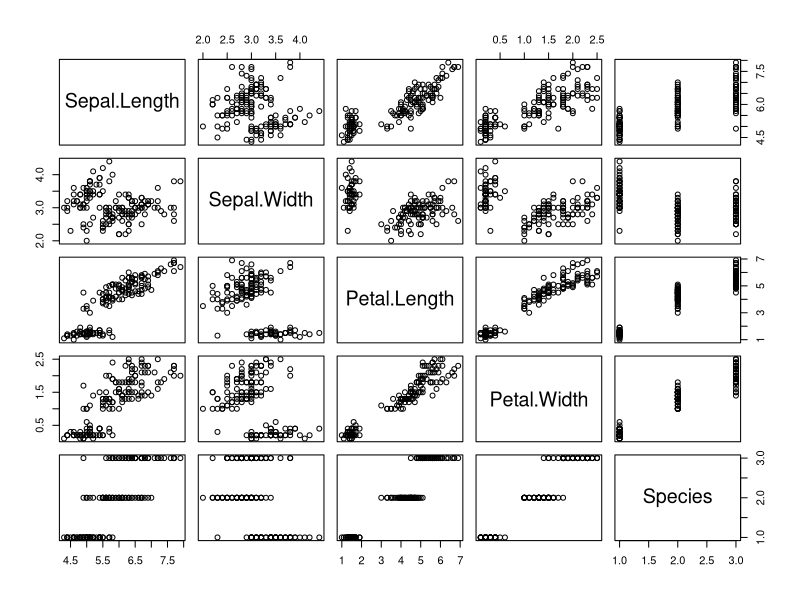
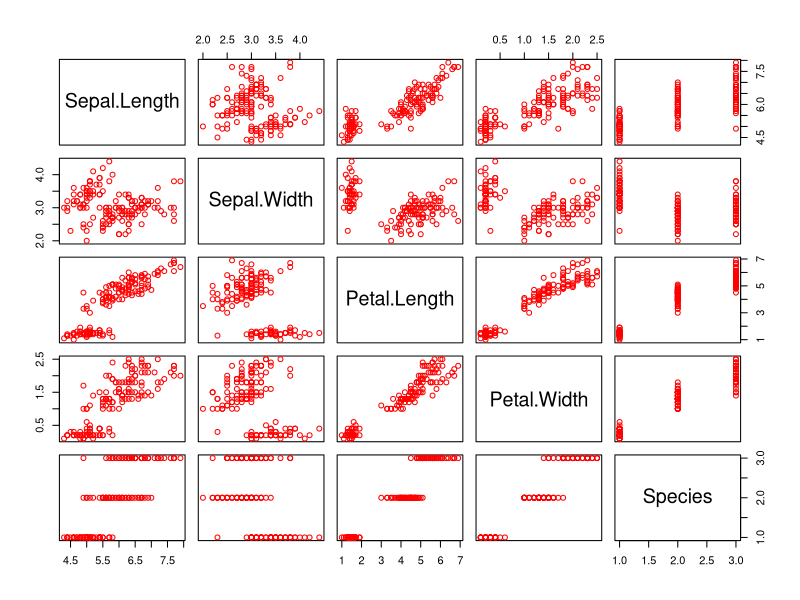
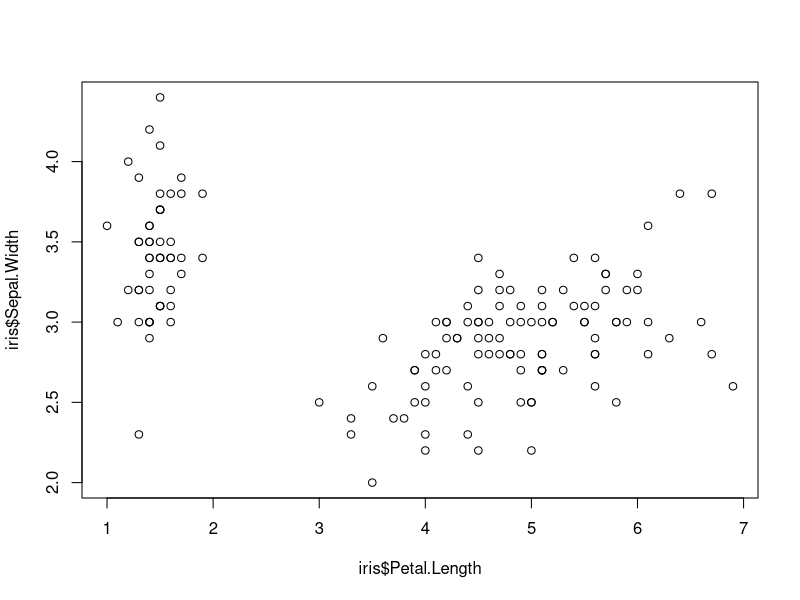
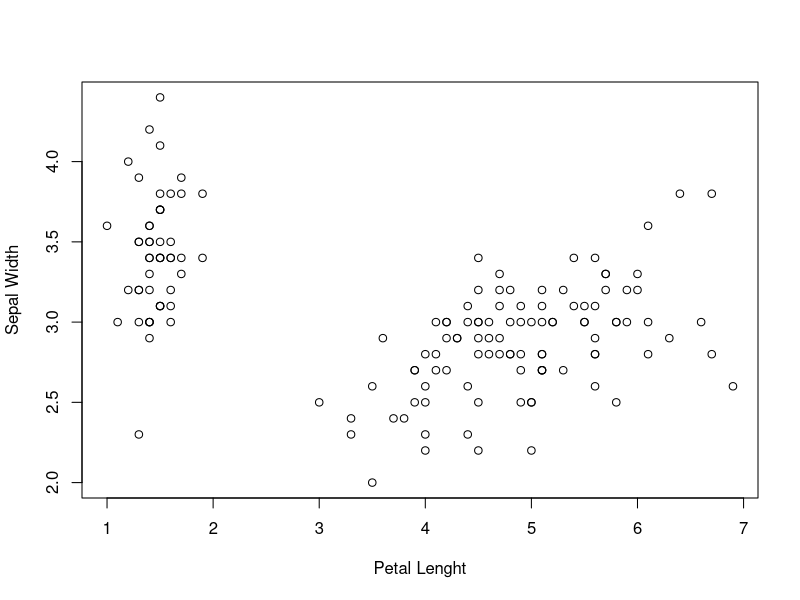
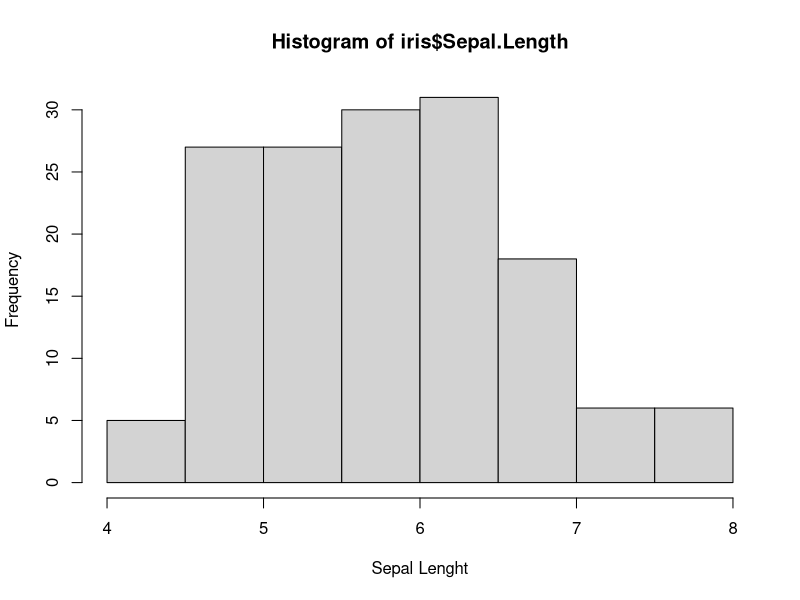
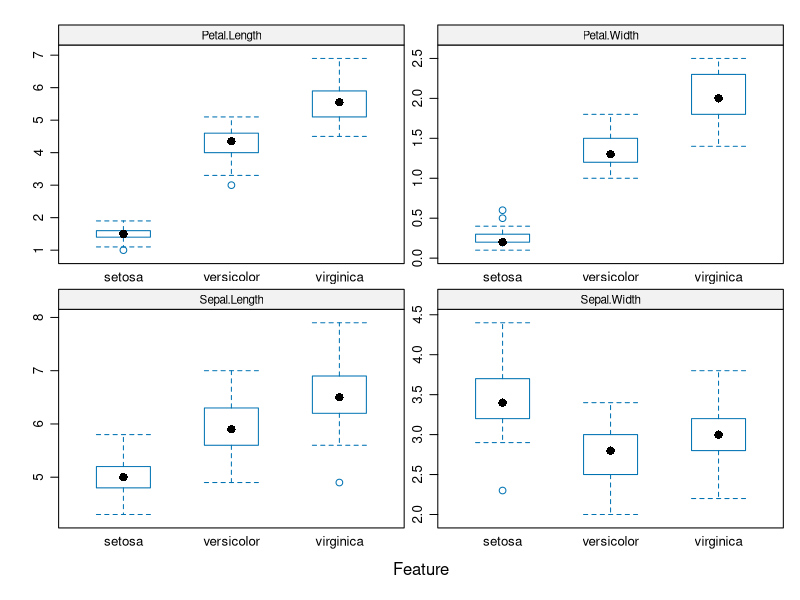

Generate these figures, in order, with R:
library(datasets)
data(iris)
View(iris)

#install.packages("RCurl")
#library(RCurl)
#iris <- read.csv(text = getURL("https://raw.githubusercontent.com/baka120y/R-code/main/iris.csv"))


# install.packages("openssl")

#show first 4 and last four
head(iris, 4)
tail(iris, 4)

summary(iris)
summary(iris$Sepal.Length)

#check to see if there is any missing values
sum(is.na(iris))

#more summary  stuff
install.packages("skimr")
library(skimr)
skim(iris)
#group by species then skim
iris %>%
  dplyr::group_by(Species) %>%
  skim()
#data visualisation

plot(iris)
plot(iris, col = "red")
plot(iris$Petal.Length,iris$Sepal.Width)
plot(iris$Petal.Length,iris$Sepal.Width,
     xlab = "Petal Lenght", ylab = "Sepal Width")

hist(iris$Sepal.Length, xlab = "Sepal Lenght")

#feature plot
install.packages("caret")
install.packages("ggplot2")
install.packages("lattice")
library(ggplot2)
library(lattice)
library(caret)

featurePlot(x = iris[,1:4],
            y = iris$Species,
            plot = "box",
            strip = strip.custom(par.strip.text=list(cex=.7)),
            scales = list(x = list(relation="free"),
                          y =list(relation ="free")))
